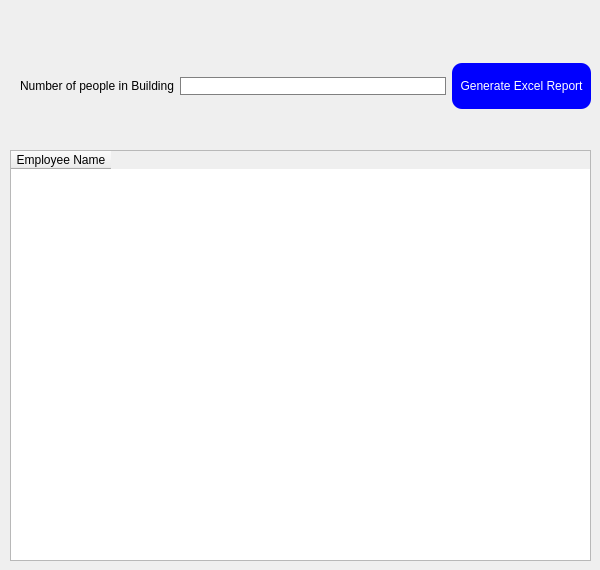
       <widget class="QWidget" name="POB_2">
        <widget class="QTableWidget" name="tableWidget_4">
         <property name="geometry">
          <rect>
           <x>10</x>
           <y>150</y>
           <width>581</width>
           <height>411</height>
          </rect>
         </property>
         <column>
          <property name="text">
           <string>Employee Name</string>
          </property>
         </column>
        </widget>
        <widget class="QWidget" name="widget_5" native="true">
         <property name="geometry">
          <rect>
           <x>20</x>
           <y>30</y>
           <width>571</width>
           <height>101</height>
          </rect>
         </property>
         <widget class="QWidget" name="layoutWidget_2">
          <property name="geometry">
           <rect>
            <x>0</x>
            <y>30</y>
            <width>571</width>
            <height>52</height>
           </rect>
          </property>
          <layout class="QHBoxLayout" name="horizontalLayout_3">
           <item>
            <widget class="QLabel" name="label_21">
             <property name="text">
              <string>Number of people in Building</string>
             </property>
            </widget>
           </item>
           <item>
            <widget class="QLineEdit" name="lineEdit_13">
             <property name="styleSheet">
              <string notr="true">border: 1px solid grey;</string>
             </property>
            </widget>
           </item>
           <item>
            <widget class="QPushButton" name="pushButton_8">
             <property name="styleSheet">
              <string notr="true">QPushButton{
text-align: center;
height: 30px;
padding: 8px;
color: white;
background: blue;
border-radius: 10px;
}</string>
             </property>
             <property name="text">
              <string>Generate Excel Report</string>
             </property>
            </widget>
           </item>
          </layout>
         </widget>
        </widget>
       </widget>
